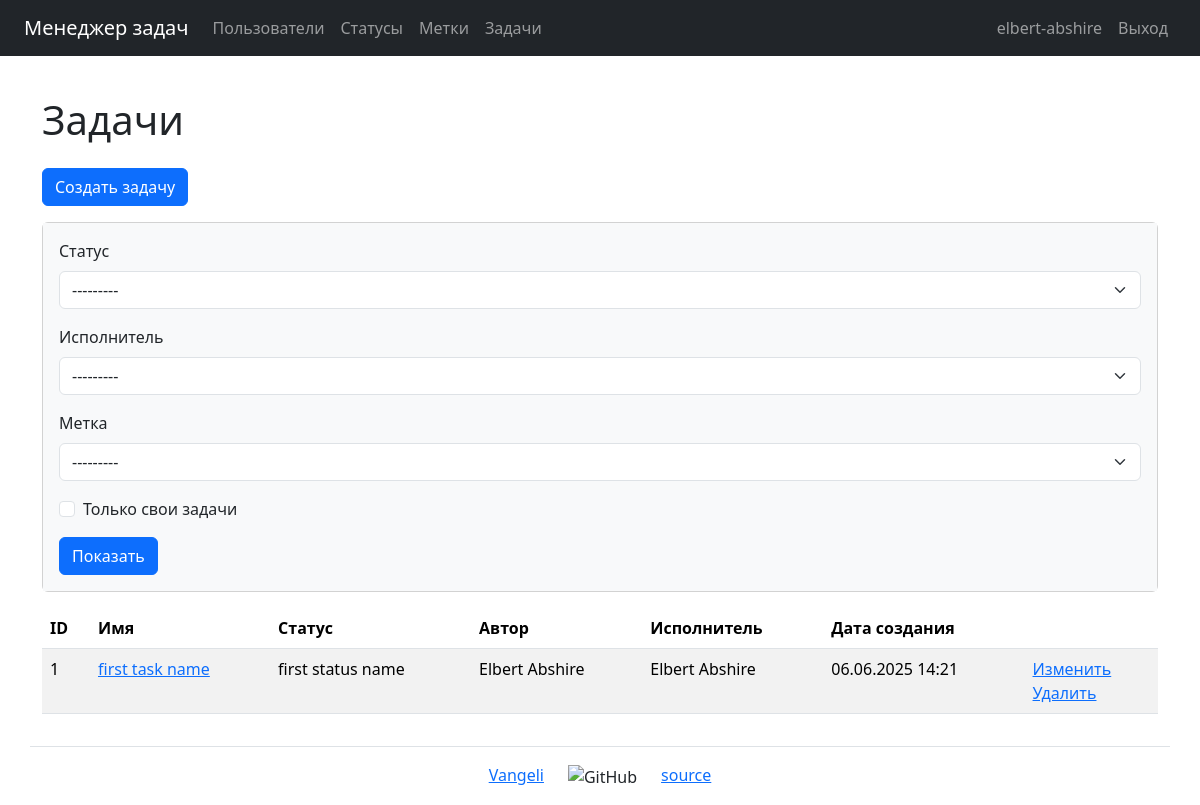
Page /tasks/ (signed in) on the earlier database version.
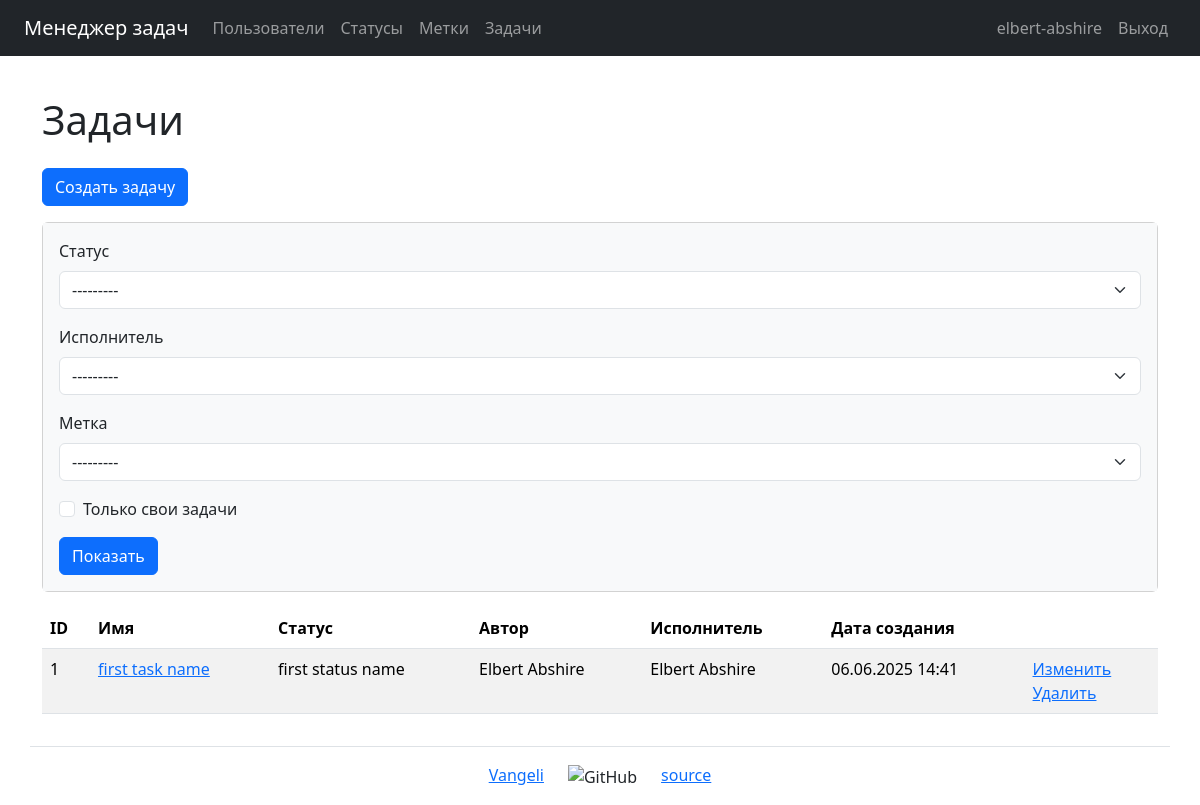
Same page on the later database version.
### task_manager/tasks/models.py (models this page shows, shortened)
class Task(models.Model):
    name = models.CharField(
        max_length=150, blank=False, unique=True, verbose_name=_("Name")
    )
    description = models.TextField(
        max_length=10000, blank=True, verbose_name=_("Description")
    )
    created_at = models.DateTimeField(
        auto_now_add=True, verbose_name=_("Creation date")
    )
    author = models.ForeignKey(
        User,
        on_delete=models.PROTECT,
        related_name="author",
        verbose_name=_("Author"),
    )
    status = models.ForeignKey(
        Status,
        on_delete=models.PROTECT,
        related_name="statuses",
        verbose_name=_("Status"),
    )
    executor = models.ForeignKey(
        User,
        on_delete=models.PROTECT,
        related_name="executor",
        verbose_name=_("Executor"),
    )
    labels = models.ManyToManyField(
        Label,
        through="TaskLabelRelation",
        through_fields=("task", "label"),
        blank=True,
        related_name="labels",
        verbose_name=_("Labels"),
    )
    class Meta:
        verbose_name = _("Task")
        verbose_name_plural = _("Tasks")

### task_manager/statuses/models.py (models this page shows)
class Status(models.Model):
    name = models.CharField(
        max_length=150,
        unique=True,
        blank=False,
        verbose_name=_("Name"),
    )
    created_at = models.DateTimeField(
        auto_now_add=True,
        verbose_name=_("Created at"),
    )
    def __str__(self):
        return self.name
    class Meta:
        verbose_name = _("Status")
        verbose_name_plural = _("Statuses")

### task_manager/users/models.py (models this page shows)
class User(AbstractUser):
    first_name = models.CharField(max_length=150)
    last_name = models.CharField(max_length=150)
    def __str__(self):
        return self.get_full_name()

### task_manager/tasks/views.py (the view)
# urls.py: path("", TasksListView.as_view(), name="tasks"),
class TasksListView(AuthRequiredMixin, FilterView):
    template_name = "tasks/tasks.html"
    model = Task
    filterset_class = TaskFilter
    context_object_name = "tasks"
    def get_filterset(self, filterset_class):
        return filterset_class(
            self.request.GET, queryset=self.get_queryset(), request=self.request
        )
    def get_context_data(self, **kwargs):
        context = {
            **super().get_context_data(**kwargs),
            "title": _("Tasks"),
            "button_text": _("Show"),
        }
        return context

### task_manager/labels/models.py (called while the page is built)
    def __str__(self):
        return self.name

### task_manager/mixins.py (called while the page is built)
    def dispatch(self, request, *args, **kwargs):
        if not request.user.is_authenticated:
            messages.error(request, self.auth_message)
            return redirect(reverse_lazy("login"))
        return super().dispatch(request, *args, **kwargs)

### task_manager/tasks/filters.py (called while the page is built)
    def get_own_tasks(self, queryset, name, value):
        if value:
            user = self.request.user
            return queryset.filter(author=user)
        return queryset

### task_manager/templates/tasks/tasks.html (shortened to what this page needs)
{% extends "base.html" %}
{% load django_bootstrap5 %}
{% load i18n %}
{% block content %}
    <h1 class="my-4">{{ title }}</h1>
    <a class="btn btn-primary mb-3" href="{% url 'task_create' %}">{% trans 'Create task' %}</a>
    <div class="card mb-3">
        <div class="card-body bg-light">
            <form class="form-inline center" method="get">
              {% bootstrap_form filter.form field_class="ml-2 mr-3" %}
              {% bootstrap_button button_text button_type="submit" button_class="btn btn-primary" %}
            </form>
        </div>
    </div>
    <table class="table table-striped">
        <thead class="thead-dark">
            <tr>
                <th>ID</th>
                <th>{% trans 'Name' %}</th>
                <th>{% trans 'Status' %}</th>
                <th>{% trans 'Author' %}</th>
                <th>{% trans 'Executor' %}</th>
                <th>{% trans 'Creation date' %}</th>
                <th></th>
            </tr>
        </thead>
        <tbody>
            {% if tasks %}
                {% for task in tasks %}
                    <tr>
                        <td>{{ task.id }}</td>
                        <td><a href="{% url 'task_show' task.id %}">{{ task.name }}</a></td>
                        <td>{{ task.status }}</td>
                        <td>{{ task.author }}</td>
                        <td>{{ task.executor }}</td>
                        <td>{{ task.created_at|date:"d.m.Y H:i" }}</td>
                        <td>
                            <a href="{% url 'task_update' task.id %}">{% trans 'Update' %}</a>
                            <br>
                            <a href="{% url 'task_delete' task.id %}">{% trans 'Delete' %}</a>
                        </td>
                    </tr>
                {% endfor %}
            {% endif %}
        </tbody>
    </table>
{% endblock content %}

Differences in the rows shown:
changed Task "first task name": created_at "06.06.2025 14:21" → "06.06.2025 14:41"
